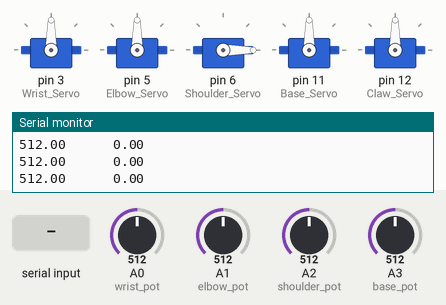
Simulated run of this sketch. Board: Arduino Uno, built with avr-gcc and run on an emulated ATmega328P. Parts: 5 × servo, the last lines printed to the serial monitor. The test bench sets the inputs (shaded band); at power-on: A2 (shoulder_pot) = 512, A0 (wrist_pot) = 512, A1 (elbow_pot) = 512, A3 (base_pot) = 512.

Above: at 1.2 s.
1.3 s: "30,150,10\n" received over Serial
At 2.0 s:
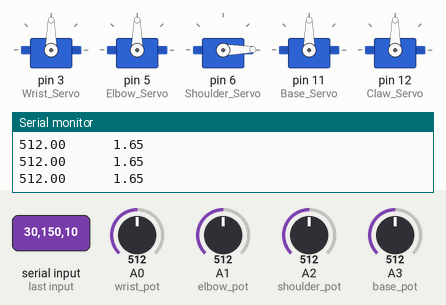
3.0 s: A2 (shoulder_pot) set to 992
At 5.87 s:
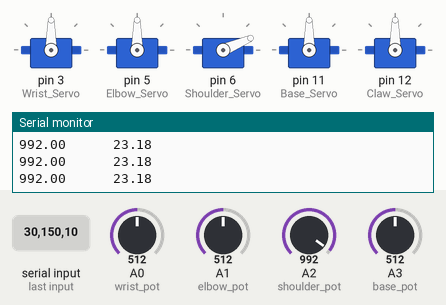
6.0 s: A2 (shoulder_pot) set to 590
9.0 s: A2 (shoulder_pot) set to 992
At 11.09 s:
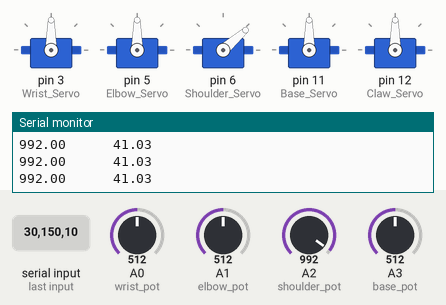
12.0 s: A2 (shoulder_pot) set to 716
15.0 s: A2 (shoulder_pot) set to 30
Timing chart, 0 to 19.0 s (numbered marks = the images above; inputs shaded):
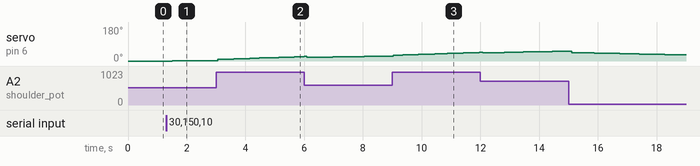

Measured:
- after the input at 1.3 s, servo on pin 6 (Shoulder_Servo): 0° → 1° after 0.21 s, → 2° 0.67 s later

The sketch:

PID_SERVO_MOTOR.ino
```cpp
/********************************************************
 * PID Basic Example
 * Reading analog input 0 to control analog PWM output 3
 ********************************************************/


//FIND THE MAP NUMBERS.
//FINISH WIRING, MAKE SURE THERE IS NO SHORTING.


#include <PID_v1.h>
#include <Servo.h>

//Set variables.
double wrist_setpoint, elbow_setpoint, shoulder_setpoint, base_setpoint;

double wrist_input, elbow_input, shoulder_input, base_input;

double wrist_output, elbow_output, shoulder_output, base_output;

//Specify the links and initial tuning parameters
PID Wrist_PID(&wrist_input, &wrist_output, &wrist_setpoint,.02, 0.4, 0, REVERSE);
PID Elbow_PID(&elbow_input, &elbow_output, &elbow_setpoint,.015, 0.1, 0, REVERSE);
PID Shoulder_PID(&shoulder_input, &shoulder_output, &shoulder_setpoint,.01, 0.01, 0, REVERSE);
PID Base_PID(&base_input, &base_output, &base_setpoint,.1, 0.7, 0, REVERSE);

//wrist: .02,.7,0,REVERSE
//Elbow: 0.05, .42, 0, REVERSE
//shoulder: .05 .42 .02 REVERSE
//base: .1, 0.7, 0 REVERSE
Servo Wrist_Servo, Elbow_Servo, Shoulder_Servo, Base_Servo, Claw_Servo;

//Set the potentiometer pins
int wrist_pot = A0;
int elbow_pot = A1;
int shoulder_pot = A2;
int base_pot = A3;

int claw_position;

void setup()
{
  //initialize the variables we're linked to
  Serial.begin(9600);
  Serial.print("PID");
  Serial.setTimeout(100);  //Sets the amount of time Serial.Timeout() waits until it cuts off the integer.
  Wrist_Servo.attach(3);   //Attach the servos.
  Elbow_Servo.attach(5);
  Shoulder_Servo.attach(6);
  Base_Servo.attach(11);
  Claw_Servo.attach(12);
  Wrist_PID.SetOutputLimits(0, 176);
  Elbow_PID.SetOutputLimits(0, 180);
  Shoulder_PID.SetOutputLimits(0, 180);
  Base_PID.SetOutputLimits(0, 180);
  pinMode(wrist_pot, INPUT);
  pinMode(elbow_pot, INPUT);
  pinMode(shoulder_pot, INPUT);
  pinMode(base_pot, INPUT);
  shoulder_setpoint=600;
  //wrist:0,176 (may be the same for others)
  //Elbow:
  //shoulder:
  //base:
  Wrist_PID.SetMode(AUTOMATIC);  //Initialize PID Loops.
  Elbow_PID.SetMode(AUTOMATIC);
  Shoulder_PID.SetMode(AUTOMATIC);
  Base_PID.SetMode(AUTOMATIC);
}

void loop()
{
  if (Serial.available()){
    wrist_setpoint=map(Serial.parseInt(), 0, 180, 365, 1109);
    elbow_setpoint=map(Serial.parseInt(), 0 , 180, 9, 753);
    shoulder_setpoint=map(Serial.parseInt(), 0, 180, 353, 1092);
    base_setpoint=map(Serial.parseInt(), 0, 180, 296, 970);
    claw_position=Serial.parseInt();
    Serial.println("Setpoints changed!");
  }
  wrist_input = analogRead(wrist_pot);
  elbow_input = analogRead(elbow_pot);
  shoulder_input = analogRead(shoulder_pot);
  base_input = analogRead(base_pot);
  Wrist_PID.Compute();
  Elbow_PID.Compute();
  Shoulder_PID.Compute();
  Base_PID.Compute();
  Serial.print(shoulder_input);
  Serial.print("\t\t\t");
  Serial.println(shoulder_output);
  //Wrist_Servo.write(wrist_output);
  //Elbow_Servo.write(elbow_output);
  Shoulder_Servo.write(shoulder_output);
  //Base_Servo.write(base_output);
  //Claw_Servo.write(claw_position);
}
```
